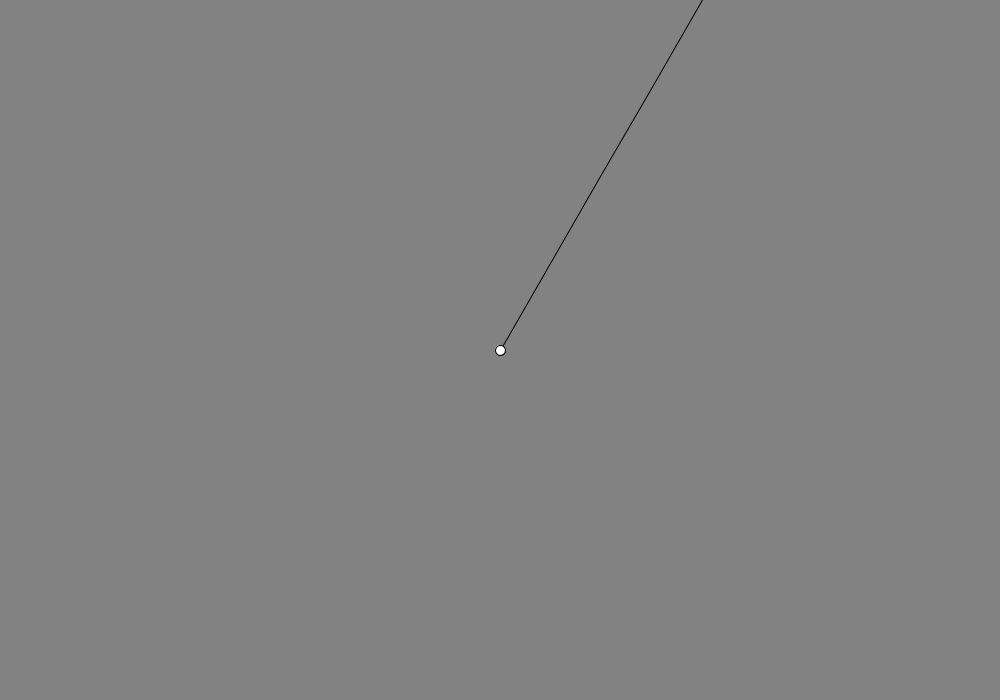
Frame 1 (no input)
Frame 60 (the mouse pressed at the canvas centre just before this capture): blank canvas, image omitted
Frame 120 (the mouse held since frame 60 and released just before this capture): blank canvas, image omitted

The Processing sketch that drew this single still picture (run headless with seeded random() and noise(); from frame 60 on, the mouse is pressed at the canvas centre):

// Processing sketch: Sight
// ── Sight.pde
float theta = PI/3;
float m = tan(theta);

  float x=0.0;
  float y=0.0;
  float ox=500.0;
  float oy=350.0;
  float sumx=0.0;
  float sumy=0.0;
  float prex=0.0;
  float prey=0.0;
  
void setup()
{
  size(1000,700);
  background(100);
}
void draw()
{
  background(130);
  stroke(0);
  while(sumy>=0)
  {
    y = m*x;
    y*=-1;
    sumx=(ox+x*50.0);
    sumy=(oy+y*50.0);
    if(x!=0.0)
    line(prex,prey,sumx,sumy);
    prex=sumx;
    prey=sumy;
    x+=1;
  }
  fill(255);
  ellipse(ox, oy, 10,10);
  oy++;
}
